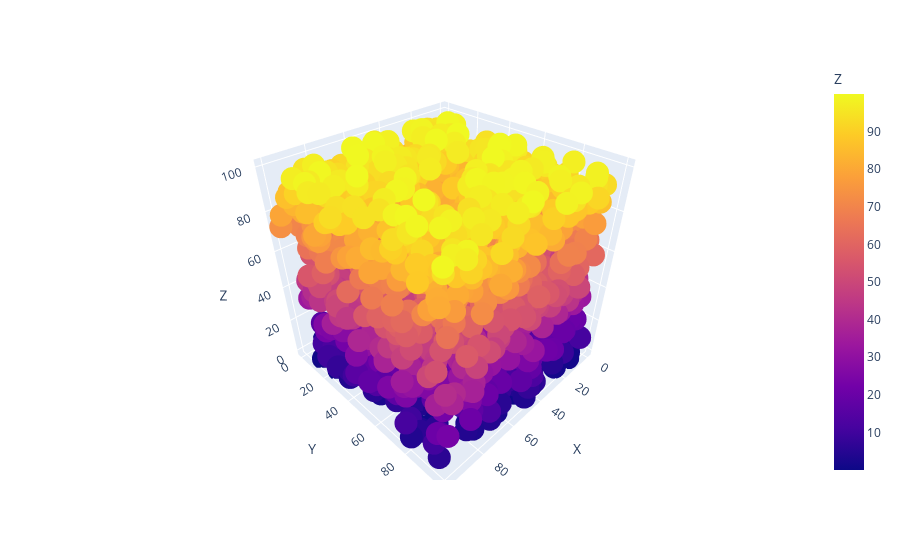

Here is the notebook cell this chart was saved with:
### Code cell
fig = px.scatter_3d(debug_data_2.iloc[start:end], x='X', y='Y', z='Z', color='Z')
fig.show()

### Figure 1 — Plotly figure (JSON) as saved in the notebook; plotly's stock layout.template omitted (floating-point values rounded to 4 significant figures; data arrays with more than 128 entries replaced by an {"elided": "..."} marker saying what was removed)
{"data": [{"hovertemplate": "X=%{x}<br>Y=%{y}<br>Z=%{marker.color}<extra></extra>", "legendgroup": "", "marker": {"color": {"elided": "2047 float values"}, "coloraxis": "coloraxis", "symbol": "circle"}, "mode": "markers", "name": "", "scene": "scene", "showlegend": false, "type": "scatter3d", "x": {"elided": "2047 float values"}, "y": {"elided": "2047 float values"}, "z": {"elided": "2047 float values"}}], "layout": {"coloraxis": {"colorbar": {"title": {"text": "Z"}}, "colorscale": [[0, "#0d0887"], [0.1111, "#46039f"], [0.2222, "#7201a8"], [0.3333, "#9c179e"], [0.4444, "#bd3786"], [0.5556, "#d8576b"], [0.6667, "#ed7953"], [0.7778, "#fb9f3a"], [0.8889, "#fdca26"], [1, "#f0f921"]]}, "legend": {"tracegroupgap": 0}, "margin": {"t": 60}, "scene": {"domain": {"x": [0, 1], "y": [0, 1]}, "xaxis": {"title": {"text": "X"}}, "yaxis": {"title": {"text": "Y"}}, "zaxis": {"title": {"text": "Z"}}}}}
